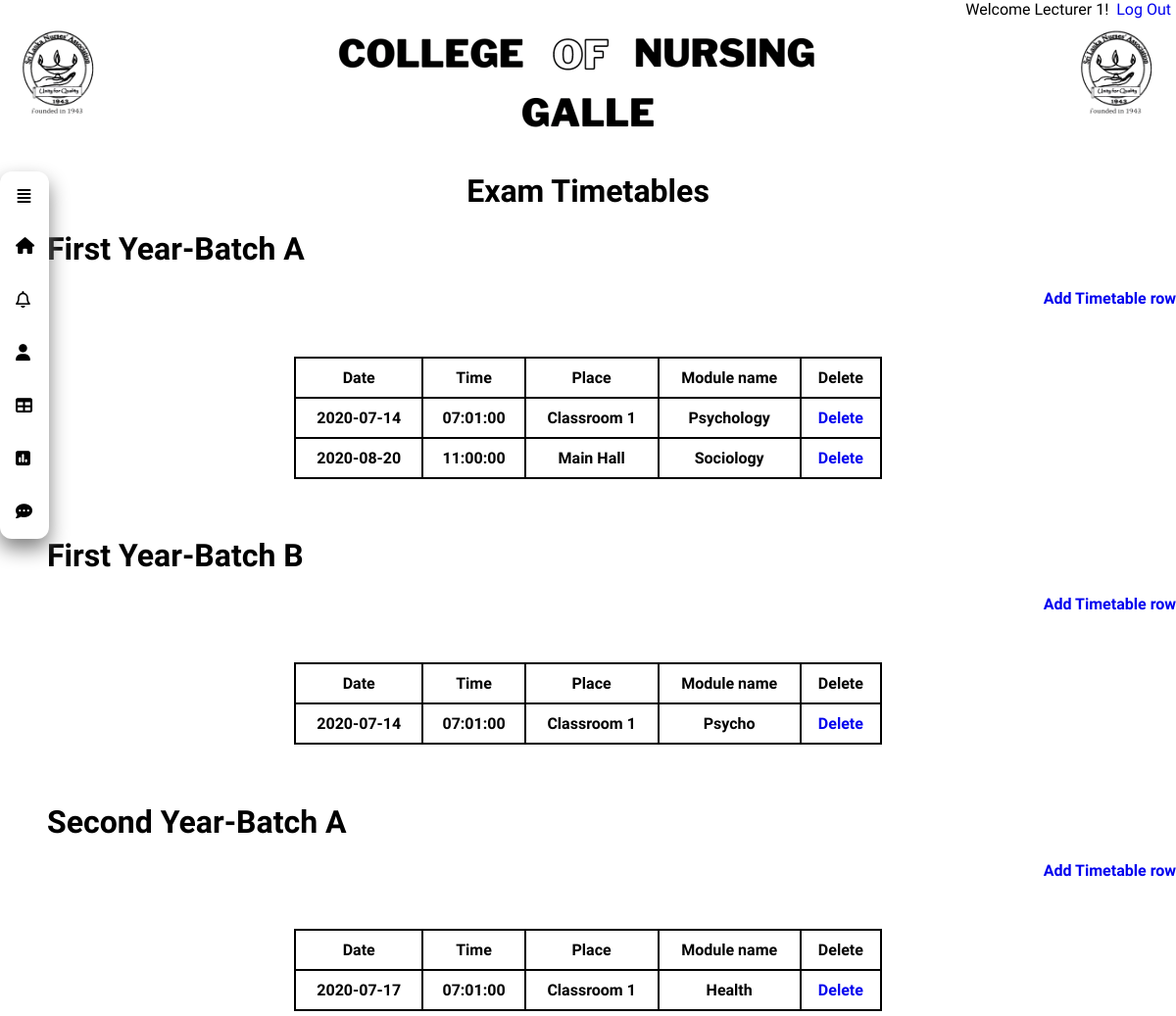
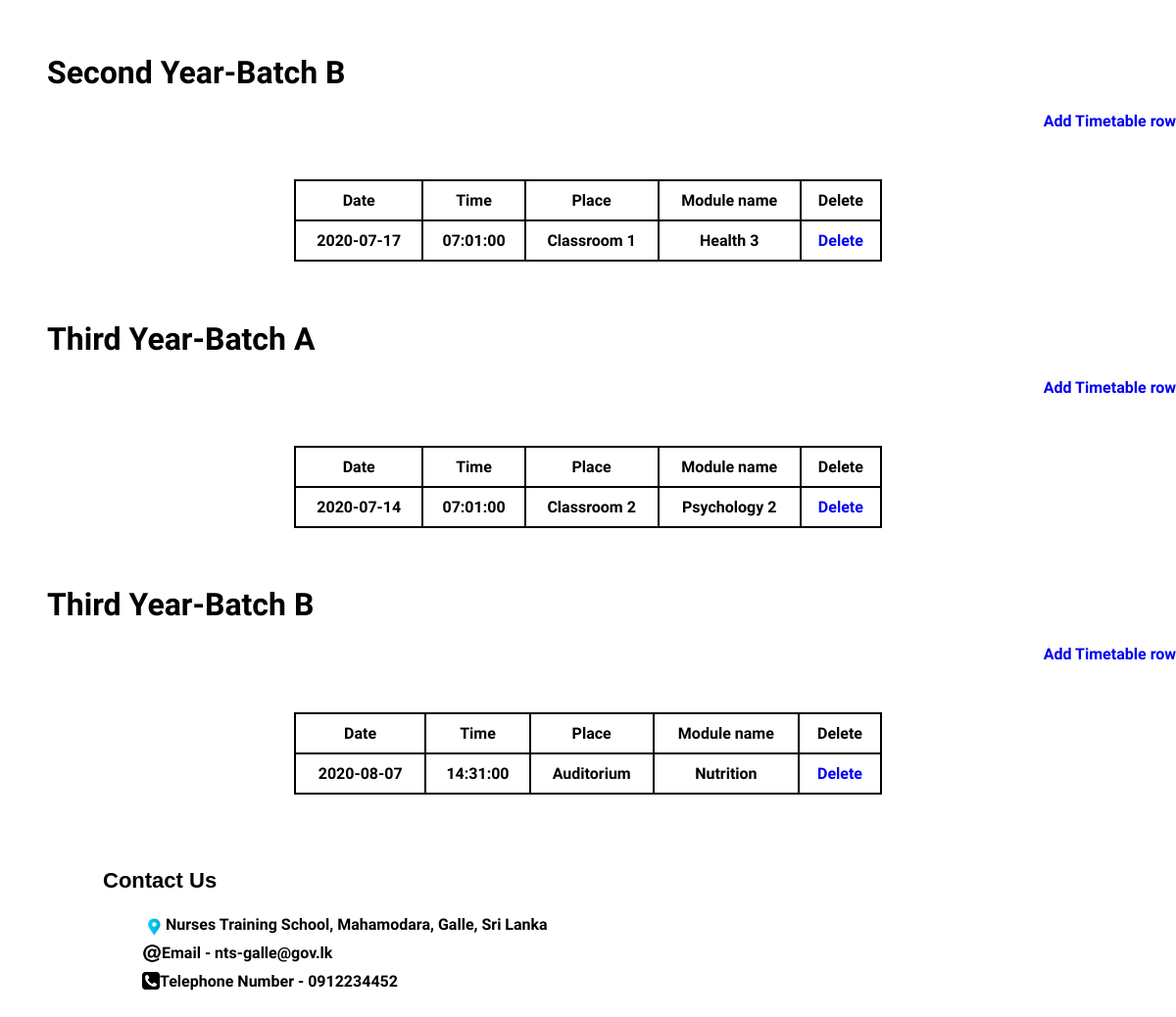
The app's page /add_exam_timetables.php (signed in) with its own data (2 pictures, top to bottom).
### tables this page shows
CREATE TABLE `timetable` (
  `Date` date DEFAULT NULL,
  `Time` time DEFAULT NULL,
  `Place` varchar(50) NOT NULL,
  `Module_name` varchar(50) NOT NULL,
  `is_deleted` tinyint(1) NOT NULL
);

CREATE TABLE `timetable1b` (
  `Date` date DEFAULT NULL,
  `Time` time DEFAULT NULL,
  `Place` varchar(50) NOT NULL,
  `Module_name` varchar(50) NOT NULL,
  `is_deleted` tinyint(1) NOT NULL
);

CREATE TABLE `timetable2` (
  `Date` date DEFAULT NULL,
  `Time` time DEFAULT NULL,
  `Place` varchar(50) NOT NULL,
  `Module_name` varchar(50) NOT NULL,
  `is_deleted` tinyint(1) NOT NULL
);

CREATE TABLE `timetable2b` (
  `Date` date DEFAULT NULL,
  `Time` time DEFAULT NULL,
  `Place` varchar(50) NOT NULL,
  `Module_name` varchar(50) NOT NULL,
  `is_deleted` tinyint(1) NOT NULL
);

CREATE TABLE `timetable3` (
  `Date` date DEFAULT NULL,
  `Time` time DEFAULT NULL,
  `Place` varchar(50) NOT NULL,
  `Module_name` varchar(50) NOT NULL,
  `is_deleted` tinyint(1) NOT NULL
);

CREATE TABLE `timetable3b` (
  `Date` date DEFAULT NULL,
  `Time` time DEFAULT NULL,
  `Place` varchar(50) NOT NULL,
  `Module_name` varchar(50) NOT NULL,
  `is_deleted` tinyint(1) NOT NULL
);

### Model/db-add-exam-timetables.php (the view, shortened to what this page needs)
<?php require_once('inc/dbconnection.php'); ?>
<?php
	$timeTable_list = '';
	$query = "SELECT * FROM timeTable WHERE is_deleted=0 ORDER BY Date,Time";
	$timeTables= mysqli_query($connection, $query);
	if ($timeTables){	while ($timeTable = mysqli_fetch_assoc($timeTables)) {
		$timeTable_list .= "<tr>";
		$timeTable_list .= "<td>{$timeTable['Date']}</td>";
		$timeTable_list .= "<td>{$timeTable['Time']}</td>";
		$timeTable_list .= "<td>{$timeTable['Place']}</td>";
		$timeTable_list .= "<td>{$timeTable['Module_name']}</td>";
		$timeTable_list .= "<td><a href=\"Model/delete-row.php?variable=timetable&del=$timeTable[Module_name]\">Delete</a></td>";
		$timeTable_list .= "</tr>";
		}
	}
	else{
		echo "database query failed";
	}
	$timeTable_listB = '';
	$query = "SELECT * FROM timeTable1b WHERE is_deleted=0 ORDER BY Date,Time";
	$timeTables= mysqli_query($connection, $query);
	if ($timeTables){	while ($timeTable1b = mysqli_fetch_assoc($timeTables)) {
		$timeTable_listB .= "<tr>";
		$timeTable_listB .= "<td>{$timeTable1b['Date']}</td>";
		$timeTable_listB .= "<td>{$timeTable1b['Time']}</td>";
		$timeTable_listB .= "<td>{$timeTable1b['Place']}</td>";
		$timeTable_listB .= "<td>{$timeTable1b['Module_name']}</td>";
		$timeTable_listB .= "<td><a href=\"Model/delete-row.php?variable=timetable1b&del=$timeTable1b[Module_name]\">Delete</a></td>";
		$timeTable_listB .= "</tr>";
		}
	}
	else{
		echo "database query failed";
	}
	$timeTable2_list = '';
	$query = "SELECT * FROM timeTable2 ORDER BY Date,Time";
	$timeTables= mysqli_query($connection, $query);
	if ($timeTables){	while ($timeTable2 = mysqli_fetch_assoc($timeTables)) {
		$timeTable2_list .= "<tr>";
		$timeTable2_list .= "<td>{$timeTable2['Date']}</td>";
		$timeTable2_list .= "<td>{$timeTable2['Time']}</td>";
		$timeTable2_list .= "<td>{$timeTable2['Place']}</td>";
		$timeTable2_list .= "<td>{$timeTable2['Module_name']}</td>";
		$timeTable2_list .= "<td><a href=\"Model/delete-row.php?variable=timetable2&del=$timeTable2[Module_name]\">Delete</a></td>";
		$timeTable2_list .= "</tr>";
		}
	}
	else{
		echo "database query failed";
	}
	$timeTable2_listB = '';
	$query = "SELECT * FROM timeTable2b WHERE is_deleted=0 ORDER BY Date,Time";
	$timeTables= mysqli_query($connection, $query);
	if ($timeTables){	while ($timeTable2b = mysqli_fetch_assoc($timeTables)) {
		$timeTable2_listB .= "<tr>";
		$timeTable2_listB .= "<td>{$timeTable2b['Date']}</td>";
		$timeTable2_listB .= "<td>{$timeTable2b['Time']}</td>";
		$timeTable2_listB .= "<td>{$timeTable2b['Place']}</td>";
		$timeTable2_listB .= "<td>{$timeTable2b['Module_name']}</td>";
		$timeTable2_listB .= "<td><a href=\"Model/delete-row.php?variable=timetable2b&del=$timeTable2b[Module_name]\">Delete</a></td>";
		$timeTable2_listB .= "</tr>";
		}
	}
	else{
		echo "database query failed";
	}
	$timetable3_list = '';
	$query = "SELECT * FROM timetable3 ORDER BY Date,Time";
	$timeTables= mysqli_query($connection, $query);
	if ($timeTables){	while ($timetable3 = mysqli_fetch_assoc($timeTables)) {
		$timetable3_list .= "<tr>";
		$timetable3_list .= "<td>{$timetable3['Date']}</td>";
		$timetable3_list .= "<td>{$timetable3['Time']}</td>";
		$timetable3_list .= "<td>{$timetable3['Place']}</td>";
		$timetable3_list .= "<td>{$timetable3['Module_name']}</td>";
		$timetable3_list .= "<td><a href=\"Model/delete-row.php?variable=timetable3&del=$timetable3[Module_name]\">Delete</a></td>";
		$timetable3_list .= "</tr>";
		}
	}
	else{
		echo "database query failed";
	}
	$timeTable3_listB = '';
	$query = "SELECT * FROM timeTable3b WHERE is_deleted=0 ORDER BY Date,Time";
	$timeTables= mysqli_query($connection, $query);
	if ($timeTables){	while ($timeTable3b = mysqli_fetch_assoc($timeTables)) {
		$timeTable3_listB .= "<tr>";
		$timeTable3_listB .= "<td>{$timeTable3b['Date']}</td>";
		$timeTable3_listB .= "<td>{$timeTable3b['Time']}</td>";
		$timeTable3_listB .= "<td>{$timeTable3b['Place']}</td>";
		$timeTable3_listB .= "<td>{$timeTable3b['Module_name']}</td>";
		$timeTable3_listB .= "<td><a href=\"Model/delete-row.php?variable=timetable3b&del=$timeTable3b[Module_name]\">Delete</a></td>";
		$timeTable3_listB .= "</tr>";
		}
	}
	else{
		echo "database query failed";
	}
 ?>

### css/view-exam-timeTables.css (style rules this page uses)
* { font-family: 'Work Sans', sans-serif; text-decoration: none; }
body, html { padding: 0; margin: 0; box-sizing: border-box; }
table.masterlist th, table.masterlist td { padding: 10px; border-bottom: 2px solid; border-left: 2px solid; font-weight: bold; }

### css/student-profile.css (style rules this page uses)
* { font-family: 'Work Sans', sans-serif; text-decoration: none; }
body, html { padding: 0; margin: 0; width: 100%; box-sizing: border-box; }

### records on screen
timetable: Date "2020-07-14", Time "07:01:00", Place "Classroom 1", Module_name "Psychology"
timetable: Date "2020-08-20", Time "11:00:00", Place "Main Hall", Module_name "Sociology"
timetable1b: Date "2020-07-14", Time "07:01:00", Place "Classroom 1", Module_name "Psycho"
timetable2: Date "2020-07-17", Time "07:01:00", Place "Classroom 1", Module_name "Health"
timetable2b: Date "2020-07-17", Time "07:01:00", Place "Classroom 1", Module_name "Health 3"
timetable3: Date "2020-07-14", Time "07:01:00", Place "Classroom 2", Module_name "Psychology 2"
timetable3b: Date "2020-08-07", Time "14:31:00", Place "Auditorium", Module_name "Nutrition"

### other values on screen
$_SESSION['first_name'] "Lecturer 1"
